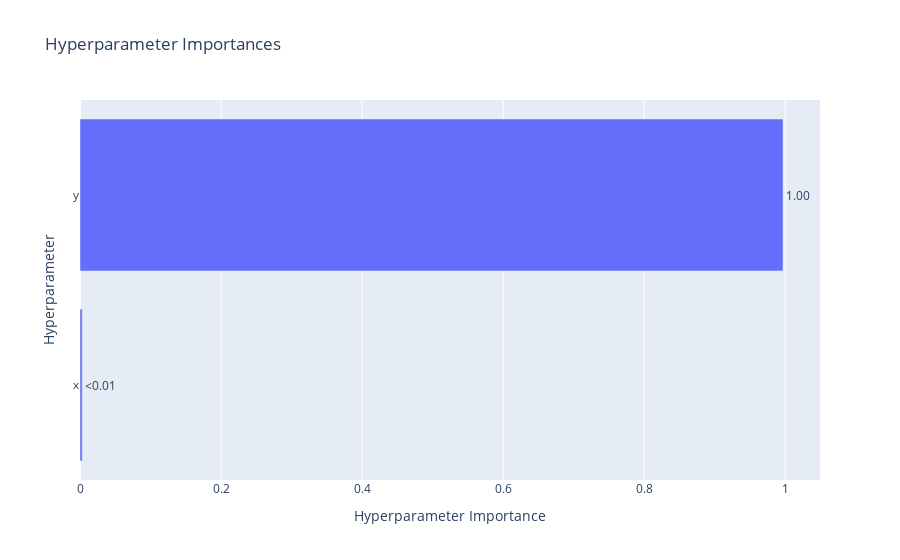

Notebook cell for this chart:
### Code cell
import optuna.visualization as vis

vis.plot_param_importances(study).show()

### Figure 1 — Plotly figure (JSON) as saved in the notebook; plotly's stock layout.template omitted (floating-point values rounded to 4 significant figures)
{"data": [{"cliponaxis": false, "hovertemplate": ["x (FloatDistribution): 0.003160798698193104<extra></extra>", "y (FloatDistribution): 0.9968392013018069<extra></extra>"], "name": "Objective Value", "orientation": "h", "text": ["<0.01", "1.00"], "textposition": "outside", "type": "bar", "x": [0.003161, 0.9968], "y": ["x", "y"]}], "layout": {"title": {"text": "Hyperparameter Importances"}, "xaxis": {"title": {"text": "Hyperparameter Importance"}}, "yaxis": {"title": {"text": "Hyperparameter"}}}}
